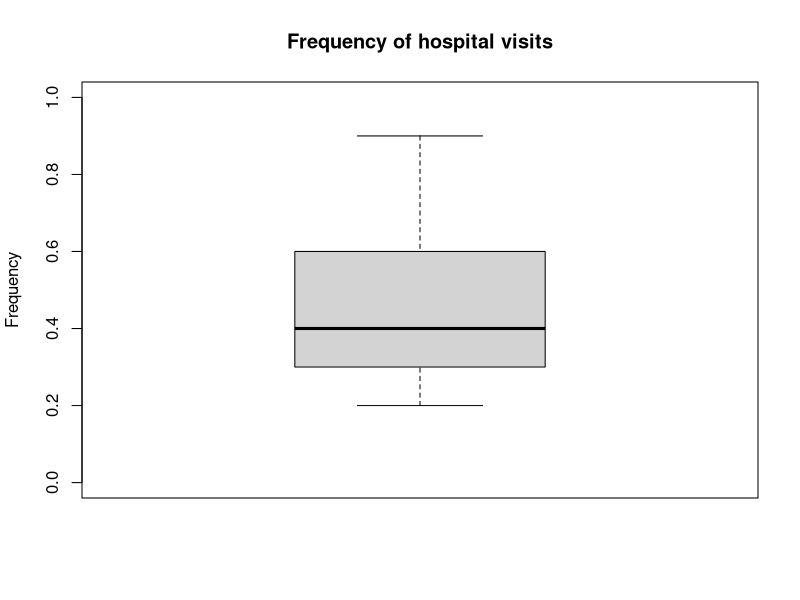
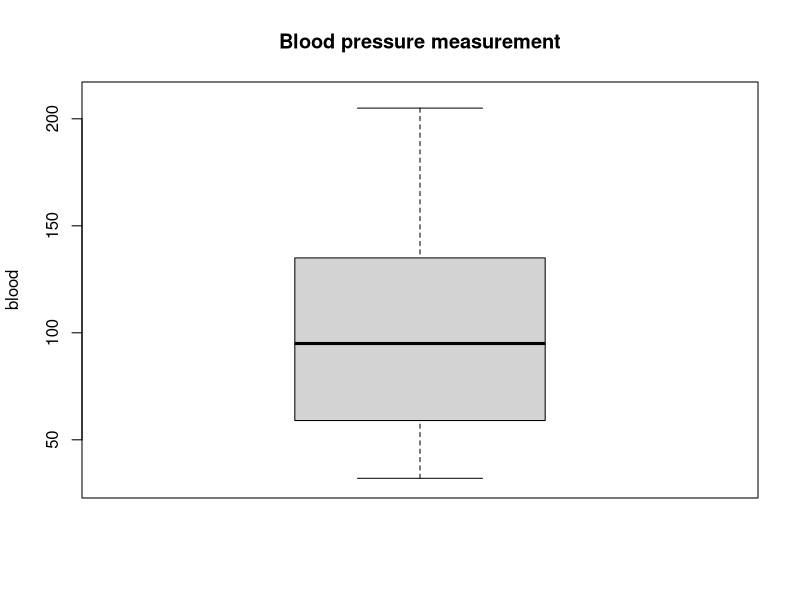
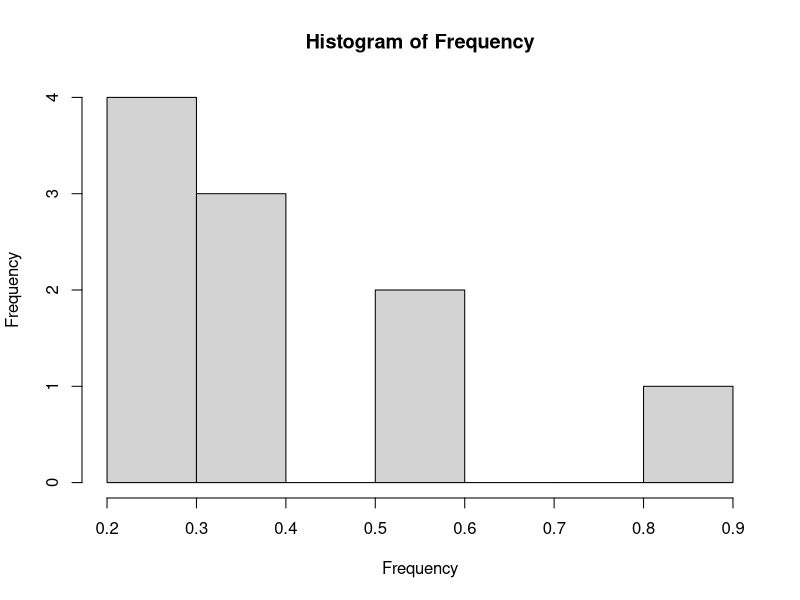
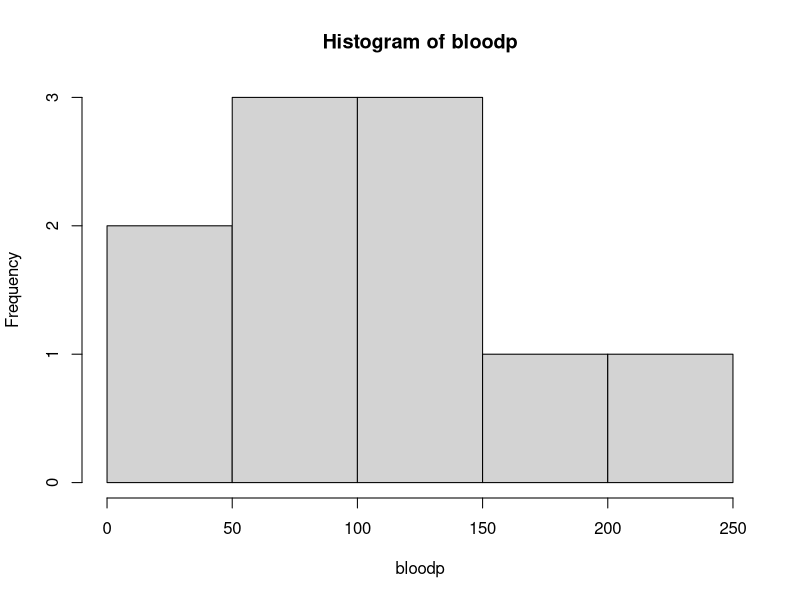

Write the R code that produced these figures, in order.
Frequency<-c(0.6,0.3,0.4,0.4,0.2,0.6,0.3,0.4,0.9,0.2)
bloodp<-c(103,87,32,42,59,109,78,205,135,176)
first<-c("bad","bad","bad","bad","good","good","good","good",NA,"bad")
second<-c("low","low","high", "high", "low", "low", "high", "high", "high", "high")
finaldecision<-c("low", "high","low","high","low","high","low","high","high","high")
results = cbind(Frequency,bloodp,first,second,finaldecision)
results.df = data.frame(Frequency,bloodp,first,second,finaldecision)
boxplot(Frequency, main="Frequency of hospital visits", ylab="Frequency", ylim=c(0,1))
boxplot(bloodp, main="Blood pressure measurement",ylab="blood", ylim=c(30,210))
hist(Frequency)
hist(bloodp)
